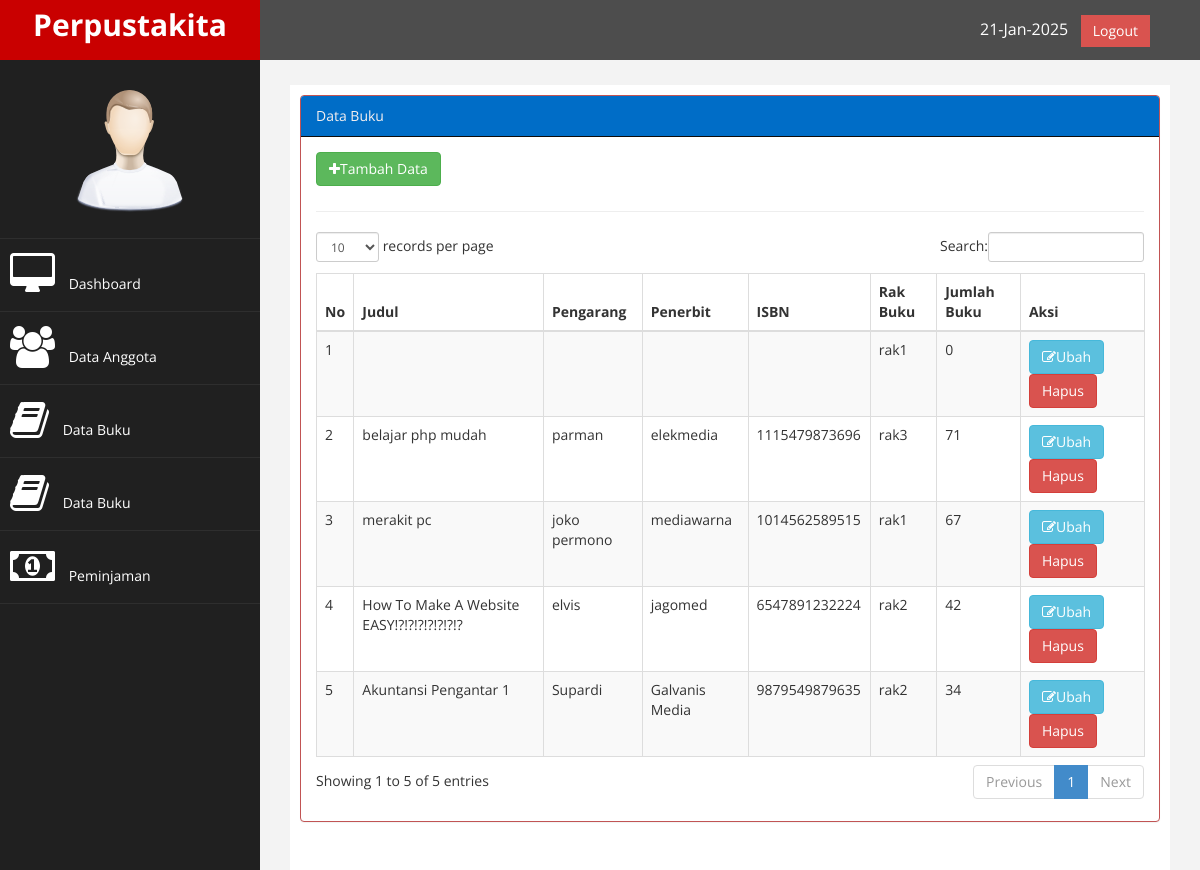
The app's page /index.php?page=buku (signed in) with its own data.
### tables this page shows
CREATE TABLE `tb_buku` (
  `id` int(9) NOT NULL,
  `judul` varchar(200) NOT NULL,
  `kategori` varchar(100) NOT NULL,
  `pengarang` varchar(100) NOT NULL,
  `penerbit` varchar(150) NOT NULL,
  `tahun_terbit` varchar(4) NOT NULL,
  `isbn` varchar(25) NOT NULL,
  `jumlah_buku` int(3) NOT NULL,
  `lokasi` enum('rak1','rak2','rak3') NOT NULL,
  `tgl_input` date NOT NULL
);

### page/buku/buku.php (the view)
<div class="row">
                <div class="col-md-12">
                    <div class="panel panel-default">
                        <div class="panel-heading">
                             Data Buku
                        </div>
                        <div class="panel-body">
                            <div class="table-responsive">
                                <table class="table table-striped table-bordered table-hover" id="dataTables-example">
                                    <thead>
                                        <tr>
                                            <th>No</th>
                                            <th>Judul</th>
                                            <th>Pengarang</th>
                                            <th>Penerbit</th>
                                            <th>ISBN</th>
                                            <th>Rak Buku</th>
                                            <th>Jumlah Buku</th>
                                            <th>Aksi</th>
                                        </tr>
                                    </thead>
                                    <tbody>
                                        <?php
                                         $no = 1;
                                         $sql = $koneksi->query("select * from tb_buku");
                                         while ($data=$sql->fetch_assoc()) {
                                     ?>
                                     <tr>
                                            <td><?php echo $no++; ?></td>
                                            <td><?php echo $data['judul'];?></td>
                                            <td><?php echo $data['pengarang'];?></td>
                                            <td><?php echo $data['penerbit'];?></td>
                                            <td><?php echo $data['isbn'];?></td>
                                            <td><?php echo $data['lokasi'];?></td>
                                            <td><?php echo $data['jumlah_buku'];?></td>
                                            <td>
                                                <a href="?page=buku&aksi=ubah&id=<?php echo $data['id']; ?>" class="btn btn-info"><i class="fa fa-edit"></i>Ubah</a>
                                                <a onclick="return confirm('Anda Yakin Akan Menghapus Data Ini ... ???')" href="?page=buku&aksi=hapus&id=<?php echo $data['id']; ?>" class="btn btn-danger">Hapus</a>
                                            </td>
                                        </tr>
                                        <?php  } ?>
                                    </tbody>
                                  </div>
                                  <a href="?page=buku&aksi=tambah" class="btn btn-success" style="margin-bottom: 5px;"><i class="fa fa-plus"></i>Tambah Data</a>
                        </div>
                    </div>
                </div>
        </div>

### assets/css/custom.css (style rules this page uses)
body { font-family: 'Open Sans', sans-serif; }

### records on screen
tb_buku: lokasi "rak1", jumlah_buku "0"
tb_buku: judul "belajar php mudah", pengarang "parman", penerbit "elekmedia", isbn "1115479873696", lokasi "rak3", jumlah_buku "71"
tb_buku: judul "merakit pc", pengarang "joko permono", penerbit "mediawarna", isbn "1014562589515", lokasi "rak1", jumlah_buku "67"
tb_buku: judul "How To Make A Website EASY!?!?!?!?!?!?!?", pengarang "elvis", penerbit "jagomed", isbn "6547891232224", lokasi "rak2", jumlah_buku "42"
tb_buku: judul "Akuntansi Pengantar 1", pengarang "Supardi", penerbit "Galvanis Media", isbn "9879549879635", lokasi "rak2", jumlah_buku "34"
